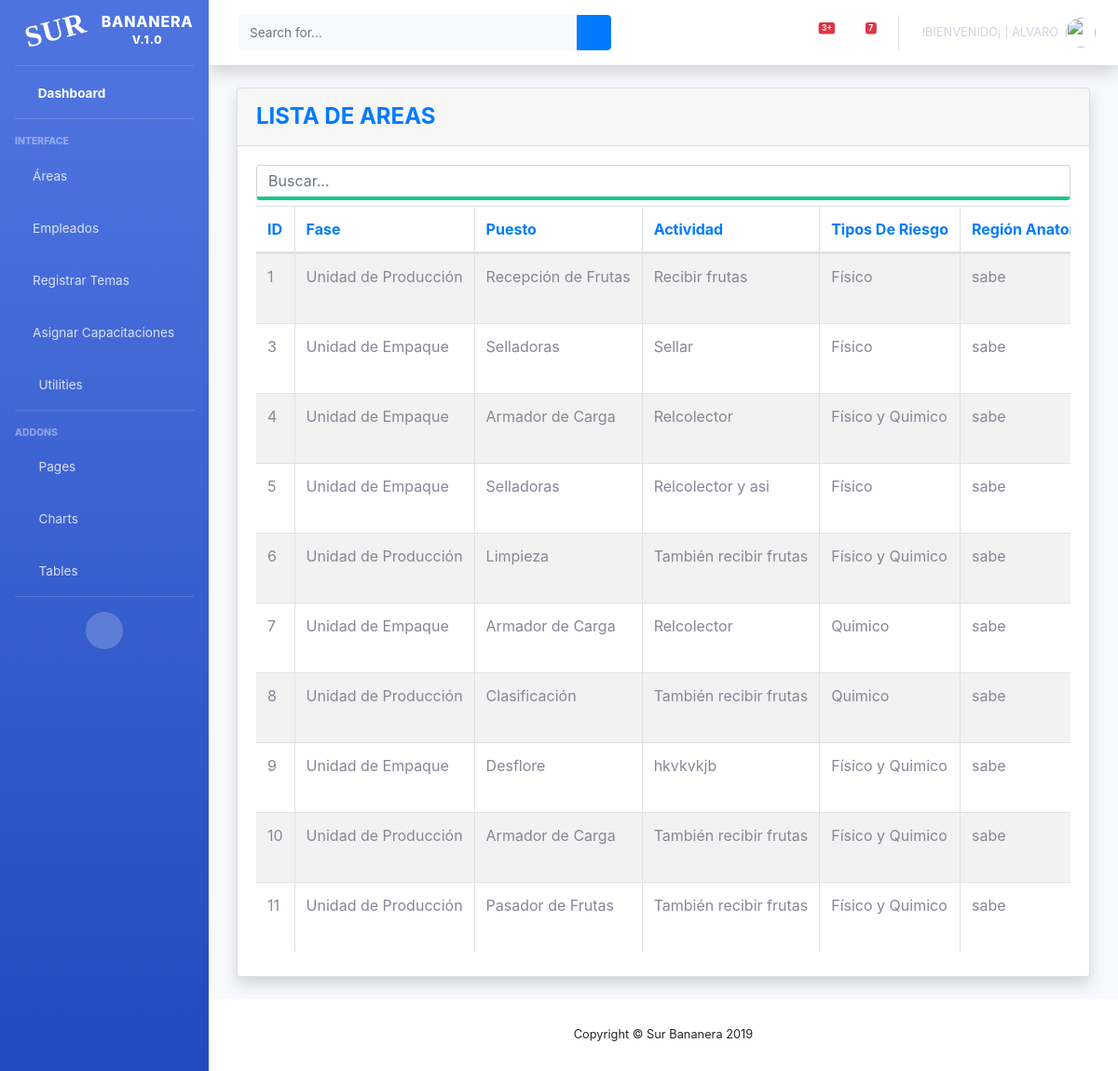
Page /bananera/listaAreas (signed in) on the committed database.
### surBananas/models.py (models this page shows, shortened)
class areas(models.Model):
    choice_riesgo ={('', 'Tipos de riesgo'),('Físico','Físico'),('Quimico','Quimico'), ('Físico y Quimico','Físico y Quimico')}
    choice_fase ={('', 'Fases'),('Unidad de Empaque','Unidad de Empaque'),('Unidad de Producción','Unidad de Producción')}
    choice_puesto= (('', 'Áreas y Puestos'),
                   ('1.- Unidad de Empaque', (
                       ('Recepción de Frutas', 'Recepción de Frutas'),
                       ('Desflore', 'Desflore'),
                       ('Lavador de Fomi', 'Lavador de Fomi'),
                       ('Armador de Carga', 'Armador de Carga'),
                       ('Evaluador de Fruta', 'Evaluador de Fruta'),
                       ('Clasificación', 'Clasificación'),
                       ('Selección', 'Selección'),
                       ('Selladoras', 'Selladoras'),
                       ('Pasador de Frutas', 'Pasador de Frutas'),
                       ('Empacador', 'Empacador'),
                       ('Repesado de Cajas Empacadas.', 'Repesado de Cajas Empacadas.'),
                       ('Desmane', 'Desmane'),
                       ('Estibador', 'Estibador'),
                       ('Pegador de Carton', 'Pegador de Carton'),
                       ('Preparación de Mezcla PosCosecha', 'Preparación de Mezcla PosCosecha'),
                       ('Limpieza', 'Limpieza'),
                       ('Dedo Suelto', 'Dedo Suelto'),
                       ('Bodega de Cartón', 'Bodega de Cartón'),
                       ('Evaluador de Cajas', 'Evaluador de Cajas'),
                       ('Jefe de Empaque', 'Jefe de Empaque'),
                   )),
                   ('2.- Unidad Producción', (
                       ('Deshije', 'Deshije'),
                       ('Aplicadores de Herbicidas', 'Aplicadores de Herbicidas'),
                       ('Desflore Manual', 'Desflore Manual'),
                       ('Cajeteo', 'Cajeteo'),
                       ('Saneo', 'Saneo'),
                       ('Paleo', 'Paleo'),
                       ('Fertilización', 'Fertilización'),
                       ('Riego y Bombeo', 'Riego y Bombeo'),
                       ('Chapeo de Rondas', 'Chapeo de Rondas'),
                       ('Picador de Matas', 'Picador de Matas'),
                       ('Desvio de Hijos y Rearme', 'Desvio de Hijos y Rearme'),
                       ('Técnico de Producción', 'Técnico de Producción'),
                       ('Jefe de Área', 'Jefe de Área'),
                       ('Cosecha', 'Cosecha'),
                       ('Embolse y Amarre.', 'Embolse y Amarre.'),
                       ('Fitosanitarios', 'Fitosanitarios'),
                       ('Seguridad', 'Seguridad'),
                       ('Responsable de Bodegas y Almacén', 'Responsable de Bodegas y Almacén'),
                       ('Taller y Mantenimiento.', 'Taller y Mantenimiento'),
                   )),
                   )
    fase = models.CharField(choices=choice_fase, default='', max_length=20, blank=True, null=True)
    puesto = models.CharField(choices=choice_puesto,max_length=20, blank=True, null=True, default='')
    actividad = models.CharField(max_length=500, blank=True, null=True)
    tiposRiesgo = models.CharField(choices=choice_riesgo, default='', max_length=20, blank=True, null=True)
    regionAnatomica = models.CharField(max_length=200,blank=True, null=True)
    eppUtilizar = models.CharField(max_length=200,blank=True, null=True)
    status = models.BooleanField('Estado', default=True)
    created_at = models.DateTimeField(auto_now_add=True, blank=True, null=True)

### surBananas/views.py (the view)
# urls.py: path('listaAreas', login_required(views.ListaArea.as_view()), name = 'listaAreas'),
class ListaArea(ListView):
    model = areas
    template_name = 'areas.html'
    context_object_name = 'areas'
    queryset = areas.objects.filter(status=True)

### surBananas/templates/areas.html (shortened to what this page needs)
{% extends 'indexAdmin.html' %}
{% block contenido %}
    <div class="container-fluid">
        <div class="card shadow mb-4">
            <div class="card-header py-3">
                <h4 class="m-0 font-weight-bold text-primary">LISTA DE AREAS</h4>
            </div>
            <div class="card-body">
                <div class="table-responsive">
                    {% if areas %}
                        <table  class="table table-striped table-bordered nowrap dataTable" style="width:100%">
<input class="form-control border-bottom-success" id="myInput" type="text" placeholder="Buscar...">
                            <thead class=" text-primary">
                            <th>ID</th>
                            <th>Fase</th>
                            <th>Puesto</th>
                            <th>Actividad</th>
                            <th>Tipos De Riesgo</th>
                            <th>Región Anatomica</th>
                            </thead>
                            <tbody id="myTable">
                            {% for c in areas %}
                                <tr>
                                    <td> {{ c.id }} </td>
                                    <td> {{ c.fase}} </td>
                                    <td> {{ c.puesto}} </td>
                                    <td> {{ c.actividad }} </td>
                                    <td> {{ c.tiposRiesgo }} </td>
                                    <td> {{ c.regionAnatomica }} </td>
                                </tr>
                            {% endfor %}
                            </tbody>
                        </table>
                    {% else %}
                        <h1>NOT FOUND</h1>
                        </div>
                    {% endif %}
            </div>
        </div>
    </div>
    </html>
{% endblock contenido %}

### templates/indexAdmin.html (shortened to what this page needs)
{% load static %}
<!DOCTYPE html>
<html lang="en">
<head>
    <link href="{% static 'IndexAdmin/vendor/fontawesome-free/css/all.min.css' %}" rel="stylesheet" type="text/css">
    <link href="{% static 'IndexAdmin/css/sb-admin-2.min.css' %}" rel="stylesheet">
    <link href="{% static 'IndexAdmin/vendor/datatables/dataTables.bootstrap4.min.css' %}" rel="stylesheet">
    <link rel="stylesheet" href="https://cdnjs.cloudflare.com/ajax/libs/twitter-bootstrap/4.1.3/css/bootstrap.css">
    <link rel="stylesheet" href="https://cdn.datatables.net/fixedheader/3.1.5/css/fixedHeader.bootstrap.min.css">
    <link rel="stylesheet" href="https://cdn.datatables.net/responsive/2.2.3/css/responsive.bootstrap.min.css">
</head>
<body id="page-top">
<div id="wrapper">
    <ul class="navbar-nav bg-gradient-primary sidebar sidebar-dark accordion" id="accordionSidebar">
        <a class="sidebar-brand d-flex align-items-center justify-content-center" href="{% url 'home' %}">
            <div class="sidebar-brand-icon rotate-n-15">
                <i class="fas fa-laugh-wink">Sur</i>
            </div>
            <div class="sidebar-brand-text mx-3">Bananera <sup>V.1.0</sup></div>
        </a>
        <hr class="sidebar-divider my-0">
        <li class="nav-item active">
            <a class="nav-link" href="{% url 'home' %}">
                <i class="fas fa-fw fa-tachometer-alt"></i>
                <span>Dashboard</span></a>
        </li>
        <hr class="sidebar-divider">
        <div class="sidebar-heading">
            Interface
        </div>
        <li class="nav-item">
            <a class="nav-link collapsed" href="#" data-toggle="collapse" data-target="#collapse4" aria-expanded="true" aria-controls="collapse4">
                <i class="fas fa-city"></i>
                    <span>Áreas</span>
            </a>
        </li>
        <li class="nav-item">
            <a class="nav-link collapsed" href="#" data-toggle="collapse" data-target="#collapseTwo" aria-expanded="true" aria-controls="collapseTwo">
                <i class="fas fa-user-plus"></i>
                <span>Empleados</span>
            </a>
        </li>
         <li class="nav-item">
            <a class="nav-link collapsed" href="#" data-toggle="collapse" data-target="#collapseOne" aria-expanded="true" aria-controls="collapseOne">
                <i class="fas fa-chalkboard-teacher"></i>
                <span>Registrar Temas</span>
            </a>
        </li>
        <li class="nav-item">
            <a class="nav-link collapsed" href="#" data-toggle="collapse" data-target="#collapse3" aria-expanded="true" aria-controls="collapse3">
                <i class="fas fa-calendar-alt"></i>
                    <span>Asignar Capacitaciones</span>
            </a>
        </li>
        <li class="nav-item">
            <a class="nav-link collapsed" href="#" data-toggle="collapse" data-target="#collapseUtilities" aria-expanded="true" aria-controls="collapseUtilities">
                <i class="fas fa-fw fa-wrench"></i>
                <span>Utilities</span>
            </a>
        </li>
        <hr class="sidebar-divider">
        <div class="sidebar-heading">
            Addons
        </div>
        <li class="nav-item">
            <a class="nav-link collapsed" href="#" data-toggle="collapse" data-target="#collapsePages" aria-expanded="true" aria-controls="collapsePages">
                <i class="fas fa-fw fa-folder"></i>
                <span>Pages</span>
            </a>
        </li>
        <li class="nav-item">
            <a class="nav-link" href="charts.html">
                <i class="fas fa-fw fa-chart-area"></i>
                <span>Charts</span></a>
        </li>
        <li class="nav-item">
            <a class="nav-link" href="tables.html">
                <i class="fas fa-fw fa-table"></i>
                <span>Tables</span></a>
        </li>
        <hr class="sidebar-divider d-none d-md-block">
        <div class="text-center d-none d-md-inline">
            <button class="rounded-circle border-0" id="sidebarToggle"></button>
        </div>
    </ul>
    <div id="content-wrapper" class="d-flex flex-column">
        <div id="content">
            <nav class="navbar navbar-expand navbar-light bg-white topbar mb-4 static-top shadow">
                <form class="d-none d-sm-inline-block form-inline mr-auto ml-md-3 my-2 my-md-0 mw-100 navbar-search">
                    <div class="input-group">
                        <input type="text" class="form-control bg-light border-0 small" placeholder="Search for..." aria-label="Search" aria-describedby="basic-addon2">
                        <div class="input-group-append">
                            <button class="btn btn-primary" type="button">
                                <i class="fas fa-search fa-sm"></i>
                            </button>
                        </div>
                    </div>
                </form>
                <ul class="navbar-nav ml-auto">
                    <li class="nav-item dropdown no-arrow mx-1">
                        <a class="nav-link dropdown-toggle" href="#" id="alertsDropdown" role="button" data-toggle="dropdown" aria-haspopup="true" aria-expanded="false">
                            <span class="badge badge-danger badge-counter">3+</span>
                        </a>
                    </li>
                    <li class="nav-item dropdown no-arrow mx-1">
                        <a class="nav-link dropdown-toggle" href="#" id="messagesDropdown" role="button" data-toggle="dropdown" aria-haspopup="true" aria-expanded="false">
                            <i class="fas fa-envelope fa-fw"></i>
                            <span class="badge badge-danger badge-counter">7</span>
                        </a>
                    </li>
                    <li class="nav-item dropdown no-arrow">
                        <a class="nav-link dropdown-toggle" href="#" id="userDropdown" role="button" data-toggle="dropdown" aria-haspopup="true" aria-expanded="false">
                            <span class="mr-2 d-none d-lg-inline text-blue-600 small" style="text-transform: uppercase;">!Bienvenido¡ | {{user}}</span>
                            <img class="img-profile rounded-circle" src="{% static 'IndexAdmin/img/user.jpg' %}">
                        </a>
                    </li>
                </ul>
            </nav>
            <div class="container-fluid">
                {% block contenido %}
            {% endblock contenido %}
        <footer class="sticky-footer bg-white">
            <div class="container my-auto">
                <div class="copyright text-center my-auto">
                    <span>Copyright &copy; Sur Bananera 2019</span>
                </div>
            </div>
        </footer>
</body>
</html>

### rows in the picture
areas: id "1", fase "Unidad de Producción", puesto "Recepción de Frutas", actividad "Recibir frutas", tiposRiesgo "Físico", regionAnatomica "sabe"
areas: id "3", fase "Unidad de Empaque", puesto "Selladoras", actividad "Sellar", tiposRiesgo "Físico", regionAnatomica "sabe"
areas: id "4", fase "Unidad de Empaque", puesto "Armador de Carga", actividad "Relcolector", tiposRiesgo "Físico y Quimico", regionAnatomica "sabe"
areas: id "5", fase "Unidad de Empaque", puesto "Selladoras", actividad "Relcolector y asi", tiposRiesgo "Físico", regionAnatomica "sabe"
areas: id "6", fase "Unidad de Producción", puesto "Limpieza", actividad "También recibir frutas", tiposRiesgo "Físico y Quimico", regionAnatomica "sabe"
areas: id "7", fase "Unidad de Empaque", puesto "Armador de Carga", actividad "Relcolector", tiposRiesgo "Quimico", regionAnatomica "sabe"
areas: id "8", fase "Unidad de Producción", puesto "Clasificación", actividad "También recibir frutas", tiposRiesgo "Quimico", regionAnatomica "sabe"
areas: id "9", fase "Unidad de Empaque", puesto "Desflore", actividad "hkvkvkjb", tiposRiesgo "Físico y Quimico", regionAnatomica "sabe"
areas: id "10", fase "Unidad de Producción", puesto "Armador de Carga", actividad "También recibir frutas", tiposRiesgo "Físico y Quimico", regionAnatomica "sabe"
areas: id "11", fase "Unidad de Producción", puesto "Pasador de Frutas", actividad "También recibir frutas", tiposRiesgo "Físico y Quimico", regionAnatomica "sabe"

### other values in the picture
{{ user }} "ALVARO"
